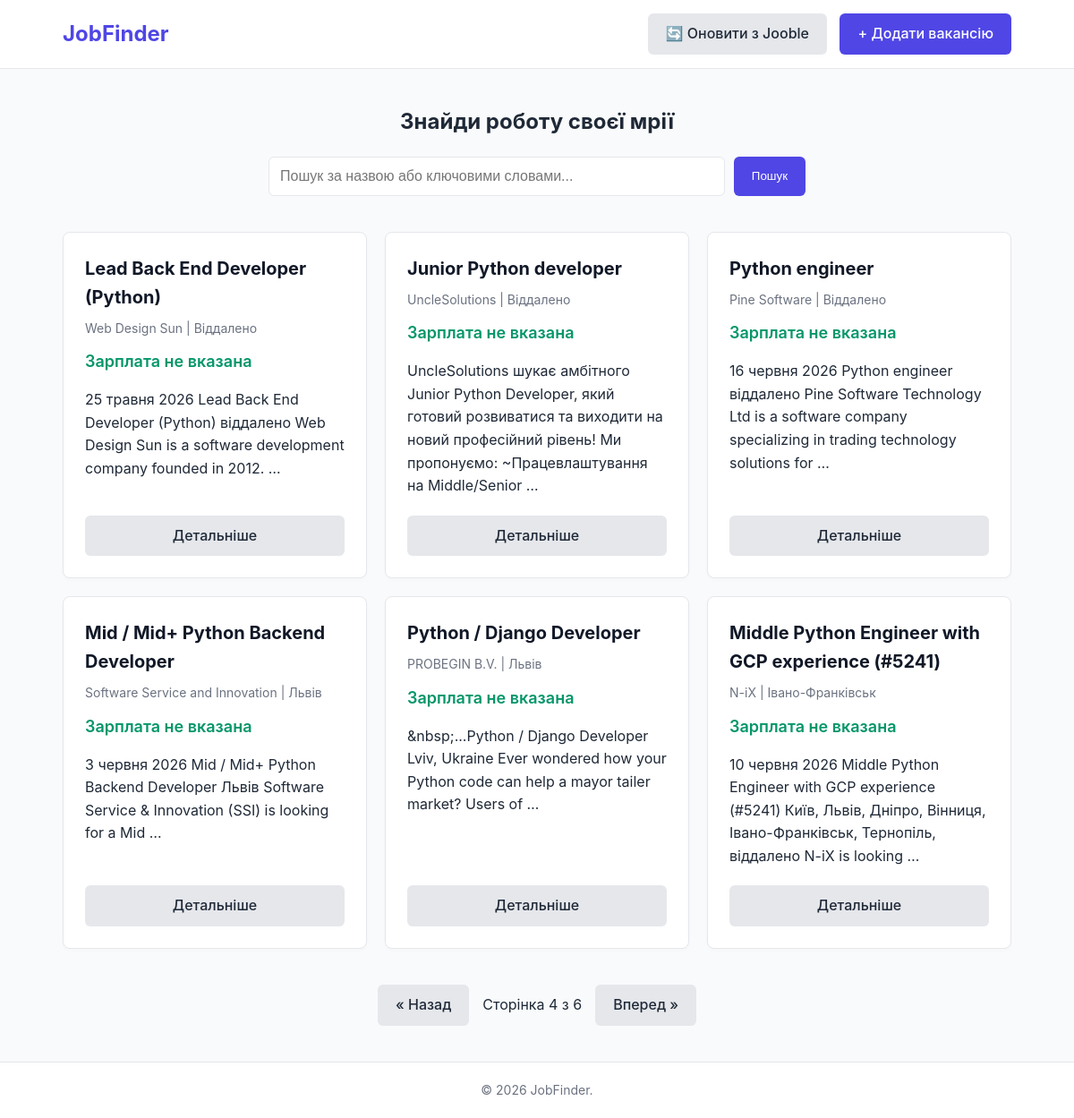
Page /?q=&page=4 on the committed database.
### vacancies/models.py (models this page shows, shortened)
class Vacancy(models.Model):
    title = models.CharField(max_length=255, verbose_name="Назва вакансії")
    company = models.CharField(max_length=255, verbose_name="Компанія")
    location = models.CharField(max_length=255, verbose_name="Місто / Локація")
    salary = models.CharField(
        max_length=100,
        default="Не вказана",
        verbose_name="Зарплата"
    )
    description = models.TextField(verbose_name="Опис вакансії")
    source_url = models.URLField(blank=True, null=True, unique=True, verbose_name="Посилання на першоджерело")
    created_at = models.DateTimeField(auto_now_add=True, verbose_name="Дата створення")
    class Meta:
        verbose_name = "Вакансія"
        verbose_name_plural = "Вакансії"
        ordering = ['-created_at']

### vacancies/views.py (the view)
# urls.py: path('', views.vacancy_list, name='vacancy_list'),
def vacancy_list(request):
    qs = Vacancy.objects.all()
    search_query = request.GET.get('q', '')
    if search_query:
        qs = qs.filter(title__icontains=search_query) | qs.filter(description__icontains=search_query)
    paginator = Paginator(qs, 6)
    page_number = request.GET.get('page')
    page_obj = paginator.get_page(page_number)
    return render(request, 'vacancies/index.html', {
        'page_obj': page_obj,
        'search_query': search_query
    })

### templates/vacancies/index.html
{% extends 'base.html' %}
{% block content %}
<section class="search-section">
    <h1>Знайди роботу своєї мрії</h1>
    <form method="GET" action="{% url 'vacancy_list' %}" class="search-form">
        <input type="text" name="q" placeholder="Пошук за назвою або ключовими словами..." value="{{ search_query }}">
        <button type="submit" class="btn btn-primary">Пошук</button>
    </form>
</section>
<div class="vacancy-grid">
    {% for vacancy in page_obj %}
    <div class="card">
        <div>
            <h3 class="card-title">{{ vacancy.title }}</h3>
            <p class="card-meta">{{ vacancy.company }} | {{ vacancy.location }}</p>
            <p class="card-salary">
                {% if vacancy.salary > 0 %}{{ vacancy.salary }} грн.{% else %}Зарплата не вказана{% endif %}
            </p>
            <p>{{ vacancy.description|truncatewords:20 }}</p>
        </div>
        <div style="margin-top: 20px;">
            <a href="{% url 'vacancy_detail' vacancy.pk %}" class="btn btn-secondary" style="width: 100%; text-align: center;">Детальніше</a>
        </div>
    </div>
    {% empty %}
    <p style="grid-column: 1/-1; text-align: center; color: #6b7280;">Вакансій не знайдено.</p>
    {% endfor %}
</div>
{% if page_obj.has_other_pages %}
<div class="pagination">
    {% if page_obj.has_previous %}
        <a href="?q={{ search_query }}&page={{ page_obj.previous_page_number }}" class="btn btn-secondary">&laquo; Назад</a>
    {% endif %}
    <span>Сторінка {{ page_obj.number }} з {{ page_obj.paginator.num_pages }}</span>
    {% if page_obj.has_next %}
        <a href="?q={{ search_query }}&page={{ page_obj.next_page_number }}" class="btn btn-secondary">Вперед &raquo;</a>
    {% endif %}
</div>
{% endif %}
{% endblock %}

### static/css/style.css (style rules this page uses)
:root { --primary-color: #4f46e5; --primary-hover: #4338ca; --danger-color: #ef4444; --danger-hover: #dc2626; --text-color: #1f2937; --light-bg: #f9fafb; --border-color: #e5e7eb; --white: #ffffff; }
* { box-sizing: border-box; margin: 0; padding: 0; }
body { font-family: -apple-system, BlinkMacSystemFont, "Segoe UI", Roboto, Helvetica, Arial, sans-serif; color: var(--text-color); background-color: var(--light-bg); line-height: 1.6; display: flex; flex-direction: column; min-height: 100vh; }
.btn { display: inline-block; padding: 10px 20px; border-radius: 6px; text-decoration: none; font-weight: 500; cursor: pointer; border: none; transition: background 0.2s ease; }
.btn-primary { background-color: var(--primary-color); color: var(--white); }
.btn-secondary { background-color: var(--border-color); color: var(--text-color); }
.search-section { margin: 40px 0; text-align: center; }
.search-form { display: flex; max-width: 600px; margin: 20px auto 0; gap: 10px; }
.search-form input { flex: 1; padding: 12px; border: 1px solid var(--border-color); border-radius: 6px; font-size: 16px; }
.vacancy-grid { display: grid; grid-template-columns: repeat(auto-fill, minmax(300px, 1fr)); gap: 20px; margin-bottom: 40px; }
.card { background: var(--white); border: 1px solid var(--border-color); border-radius: 8px; padding: 24px; display: flex; flex-direction: column; justify-content: space-between; box-shadow: 0 2px 4px rgba(0,0,0,0.02); transition: transform 0.2s ease, box-shadow 0.2s ease; }
.card-title { font-size: 20px; margin-bottom: 8px; color: #111827; }
.card-meta { font-size: 14px; color: #6b7280; margin-bottom: 12px; }
.card-salary { font-size: 18px; font-weight: 600; color: #059669; margin-bottom: 15px; }
.pagination { display: flex; justify-content: center; align-items: center; gap: 15px; margin-bottom: 40px; }

### rows in the picture
Vacancy: title "Lead Back End Developer (Python)", company "Web Design Sun", location "Віддалено", salary "Зарплата не вказана", description "25 травня 2026 Lead Back End Developer (Python) віддалено Web Design Sun is a software development company founded in 2012. …"
Vacancy: title "Junior Python developer", company "UncleSolutions", location "Віддалено", shows "Зарплата не вказана", description "UncleSolutions шукає амбітного Junior Python Developer, який готовий розвиватися та виходити на новий професійний рівень! Ми пропонуємо: ~Працевлаштування на Middle/Senior …"
Vacancy: title "Python engineer", company "Pine Software", location "Віддалено", salary "Зарплата не вказана", description "16 червня 2026 Python engineer віддалено Pine Software Technology Ltd is a software company specializing in trading technology solutions for …"
Vacancy: title "Mid / Mid+ Python Backend Developer", company "Software Service and Innovation", location "Львів", salary "Зарплата не вказана", description "3 червня 2026 Mid / Mid+ Python Backend Developer Львів Software Service & Innovation (SSI) is looking for a Mid …"
Vacancy: title "Python / Django Developer", company "PROBEGIN B.V.", location "Львів", salary "Зарплата не вказана", description "&nbsp;...Python / Django Developer Lviv, Ukraine Ever wondered how your Python code can help a mayor tailer market? Users of …"
Vacancy: title "Middle Python Engineer with GCP experience (#5241)", company "N-iX", location "Івано-Франківськ", salary "Зарплата не вказана", description "10 червня 2026 Middle Python Engineer with GCP experience (#5241) Київ, Львів, Дніпро, Вінниця, Івано-Франківськ, Тернопіль, віддалено N-iX is looking …"

### other values in the picture
{{ page_obj.number }} "4"
{{ page_obj.paginator.num_pages }} "6"
